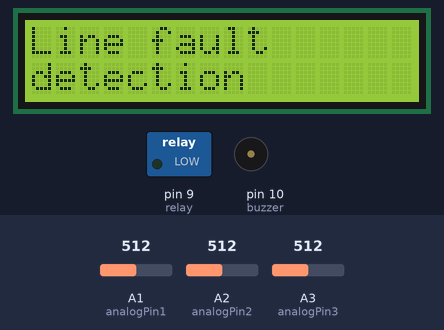
The sketch below on a simulated Arduino Uno, built with avr-gcc and run on an emulated ATmega328P. Parts: 16×2 character LCD, switched loads named in the sketch (green lamp = pin HIGH), buzzer (waves = sounding, pin HIGH). The test bench sets the inputs (shaded band); at power-on: A1 (analogPin1) = 512, A3 (analogPin3) = 512, A2 (analogPin2) = 512. The modem accepts every AT command (registered, SIM ready, sends succeed) and sends nothing else; what the sketch prints to the serial monitor is not drawn.

Above: at 0.2 s.
At 3.2 s:
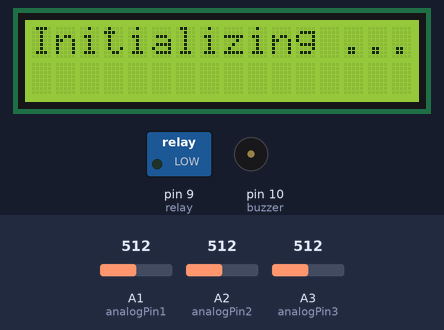
At 9.8 s:
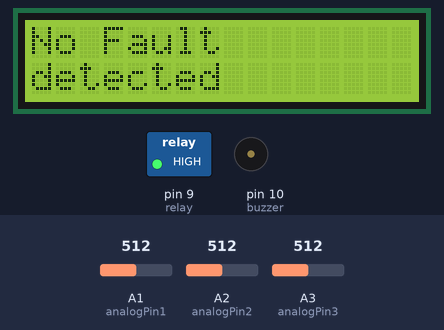
9.9 s: A1 (analogPin1) set to 565
12.9 s: A1 (analogPin1) set to 583
14.4 s: A3 (analogPin3) set to 564
16.4 s: A3 (analogPin3) set to 591
17.9 s: A3 (analogPin3) set to 537
19.4 s: A3 (analogPin3) set to 516
Timing chart, 0 to 21.9 s (numbered marks = the images above; inputs shaded):
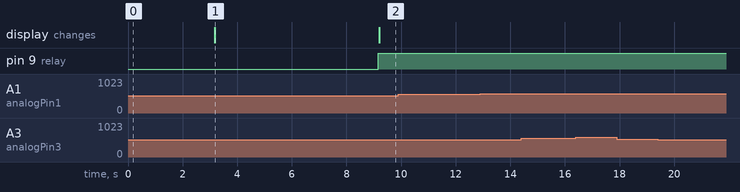

Measured:
- after the input at 9.9 s, every drawn part: stays the same
- after the input at 12.9 s, every drawn part: stays the same
- after the input at 14.4 s, every drawn part: stays the same
- after the input at 16.4 s, every drawn part: stays the same
- after the input at 17.9 s, every drawn part: stays the same
- after the input at 19.4 s, every drawn part: stays the same
- what the display in image 1 shows lasts 6.0 s, from 3.2 s to 9.2 s

The sketch:

line_fault.ino
```cpp
#include <Wire.h>
#include <LiquidCrystal_I2C.h>
#include <SoftwareSerial.h>
int analogPin1 = A1; // Current sensor output
int analogPin2 = A2; // Current sensor output
int analogPin3 = A3; // Current sensor output
long int sensorValue1 = 0;  // variable to store the sensor value read
long int sensorValue2 = 0;  // variable to store the sensor value read
long int sensorValue3 = 0;  // variable to store the sensor value read
float voltage = 0;
float current1 = 0;
float current2 = 0;
float current3 = 0;
String msg = " ";
String lcd_msg = " ";
String lcd_msg1 = " ";
unsigned int current_millis;
unsigned int last_millis = 0;
unsigned int last_millis_d = 0;
unsigned int l_m = 0;

int buzzer = 10; // choose the pin for the LED
int relay = 9;
int mVperAmp = 185; // use 100 for 20A Module and 66 for 30A Module
double Voltage = 0;
double VRMS = 0;
double AmpsRMS = 0;
SoftwareSerial gsm(2, 3); // RX, TX
LiquidCrystal_I2C lcd(0x27, 16, 2); // set the LCD address to 0x27 for a 16 chars and 2 line display
void setup() {
  Serial.begin(9600);           //  setup serial
  pinMode(buzzer, OUTPUT); // declare buzzer as output
  pinMode(relay, OUTPUT); // declare relay as output
  pinMode(analogPin1, INPUT); // declare sensor as input
  pinMode(analogPin2, INPUT); // declare sensor as input
  pinMode(analogPin3, INPUT); // declare sensor as input
  gsm.begin(115200);   // Setting the baud rate of GSM Module
  lcd.init();
  lcd.init();
  lcd.backlight();
  lcd.setCursor(0, 0);
  lcd.print("Line fault ");
  lcd.setCursor(0, 1);
  lcd.print("detection");
  delay(3000);
  lcd.clear();
  lcd.setCursor(0, 0);
  lcd.print("Initializing ..... ");
  gsm.println("AT");
  delay(1000);
  gsm.println("AT+CFUN=?");
  delay(2000);
  gsm.println("AT+CFUN=1");
}
void loop() {
  lcd_msg = "";
  msg = " A fault has been detected on :";
  Voltage = getVPP1();
  VRMS = (Voltage / 2.0) * 0.707; //root 2 is 0.707
  AmpsRMS = (VRMS * 1000) / mVperAmp;
  current1 = AmpsRMS;
  Serial.print(AmpsRMS);
  Serial.println(" Amps RMS 1");
  Voltage = getVPP2();
  VRMS = (Voltage / 2.0) * 0.707; //root 2 is 0.707
  AmpsRMS = (VRMS * 1000) / mVperAmp;
  current2 = AmpsRMS;
  Serial.print(AmpsRMS);
  Serial.println(" Amps RMS 2");
  Voltage = getVPP3();
  VRMS = (Voltage / 2.0) * 0.707; //root 2 is 0.707
  AmpsRMS = (VRMS * 1000) / mVperAmp;
  current3 = AmpsRMS;
  Serial.print(AmpsRMS);
  Serial.println(" Amps RMS3");

  current1 = current1 - 0.6;
  current2 = current2 - 0.6;
  current3 = current3 - 0.6;

  if ((current1 <= 0 && current2 <= 0 && current3 <= 0) || (current1 > 0 && current2 > 0 && current3 > 0)   ) {

    Serial.println("No fault detected ");
    lcd_msg1 = "No Fault ";
    lcd_msg = "detected";
    digitalWrite(relay, HIGH);
  }
  else {
    digitalWrite(relay, LOW);
    lcd_msg += "On:";
    if (current1 <= 0) {
      msg += "line 1,";
      lcd_msg += "L1,";
    }
    if (current2 <= 0) {
      msg += "line 2,";
      lcd_msg += " L2,";
    }
    if (current3 <= 0) {
      msg += "line 3,";
      lcd_msg += " L3";
    }
    msg += " Please go check out";
    lcd_msg1 = "Fault detected:";
    Serial.println(msg);
    SendTextMessage();
    while (1) {
      digitalWrite(buzzer, HIGH);
      delay(250);
      digitalWrite(buzzer, LOW);
      delay(250);
      lcd_display();
    }

  }
  lcd_display();
  Serial.print("current 1: ");
  Serial.print(current1);

  Serial.print("   current 2: ");
  Serial.print(current2);
  Serial.print("V");

  Serial.print("   Current 3: ");
  Serial.print(current3);
  Serial.println("A");

}
void SendTextMessage()
{
  current_millis = millis();
  Serial.println("Sending Text...");
  gsm.print("AT+CMGF=1\r"); // Set the shield to SMS mode
  delay(200);
  gsm.print("AT+CMGS=\"+250786657284\"\r");
  delay(300);
  gsm.print(msg); //the content of the message
  gsm.print("\r");
  delay(600);
  gsm.print((char)26);//the ASCII code of the ctrl+z is 26 (required according to the datasheet)
  delay(200);
  gsm.println();
  Serial.println("Text Sent.");
  delay(500);
  last_millis = millis();

}
void lcd_display() {
  current_millis = millis();
  if (current_millis - last_millis_d > 1000) {
    lcd.clear();
    lcd.setCursor(0, 0);
    lcd.print(lcd_msg1);
    lcd.setCursor(0, 1);
    lcd.print(lcd_msg);
    last_millis_d = millis();
  }
}
float getVPP1()
{
  float result;
  int readValue;             //value read from the sensor
  int maxValue = 0;          // store max value here
  int minValue = 1024;          // store min value here

  uint32_t start_time = millis();
  while ((millis() - start_time) < 1000) //sample for 1 Sec
  {
    readValue = analogRead(analogPin1);
    // see if you have a new maxValue
    if (readValue > maxValue)
    {
      /*record the maximum sensor value*/
      maxValue = readValue;
    }
    if (readValue < minValue)
    {
      /*record the minimum sensor value*/
      minValue = readValue;
    }
  }

  // Subtract min from max
  result = ((maxValue - minValue) * 5.23) / 1024.0;

  return result;
}
float getVPP2()
{
  float result;
  int readValue;             //value read from the sensor
  int maxValue = 0;          // store max value here
  int minValue = 1024;          // store min value here

  uint32_t start_time = millis();
  while ((millis() - start_time) < 1000) //sample for 1 Sec
  {
    readValue = analogRead(analogPin2);
    // see if you have a new maxValue
    if (readValue > maxValue)
    {
      /*record the maximum sensor value*/
      maxValue = readValue;
    }
    if (readValue < minValue)
    {
      /*record the minimum sensor value*/
      minValue = readValue;
    }
  }

  // Subtract min from max
  result = ((maxValue - minValue) * 5.23) / 1024.0;

  return result;
}
float getVPP3()
{
  float result;
  int readValue;             //value read from the sensor
  int maxValue = 0;          // store max value here
  int minValue = 1024;          // store min value here

  uint32_t start_time = millis();
  while ((millis() - start_time) < 1000) //sample for 1 Sec
  {
    readValue = analogRead(analogPin3);
    // see if you have a new maxValue
    if (readValue > maxValue)
    {
      /*record the maximum sensor value*/
      maxValue = readValue;
    }
    if (readValue < minValue)
    {
      /*record the minimum sensor value*/
      minValue = readValue;
    }
  }

  // Subtract min from max
  result = ((maxValue - minValue) * 5.23) / 1024.0;

  return result;
}
```
